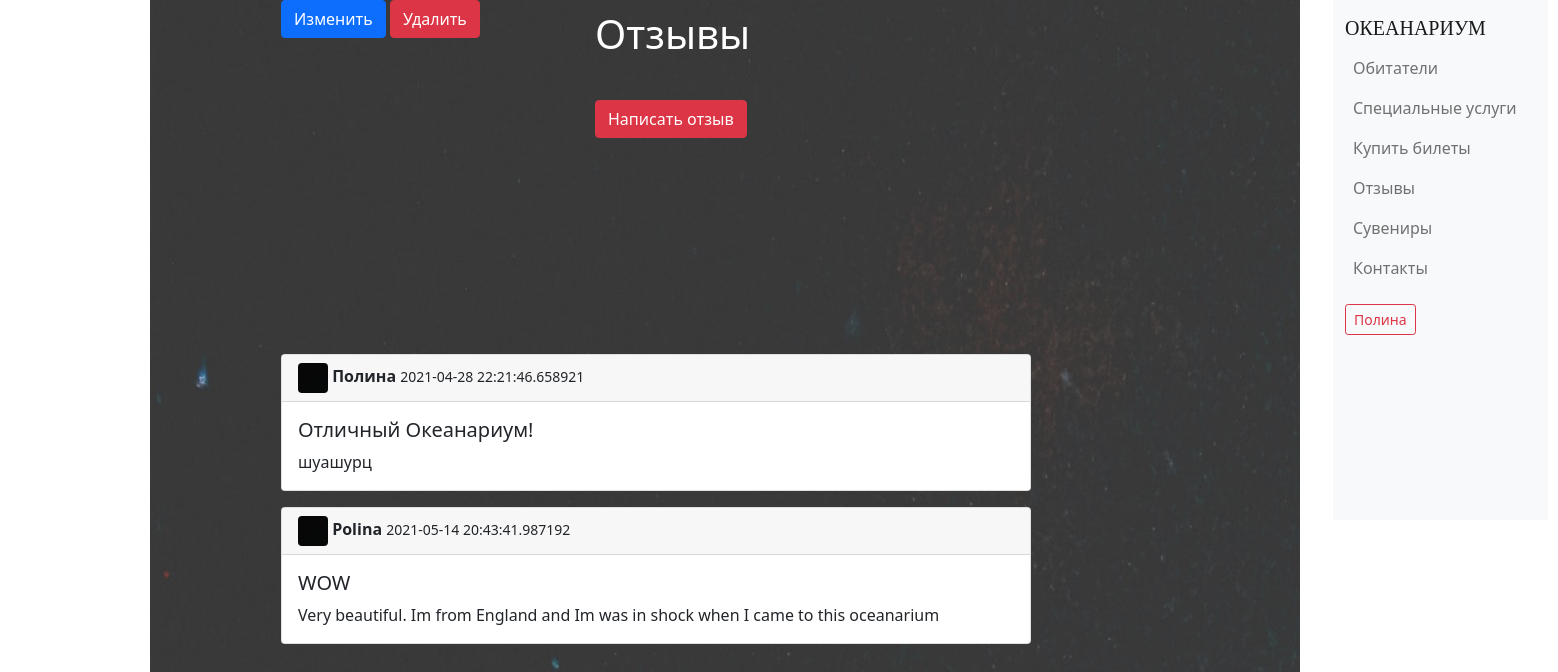
The page /reviews (signed in) on the database its author committed.
### data/reviews.py (models this page shows)
class Reviews(SqlAlchemyBase, SerializerMixin):
    __tablename__ = 'reviews'
    id = sqlalchemy.Column(sqlalchemy.Integer,
                           primary_key=True, autoincrement=True)
    title = sqlalchemy.Column(sqlalchemy.String, nullable=True)
    content = sqlalchemy.Column(sqlalchemy.String, nullable=True)
    created_date = sqlalchemy.Column(sqlalchemy.DateTime,
                                     default=datetime.datetime.now)
    user_id = sqlalchemy.Column(sqlalchemy.Integer,
                                sqlalchemy.ForeignKey("users.id"))
    user = orm.relation('User')

### data/users.py (models this page shows, shortened)
class User(SqlAlchemyBase, UserMixin, SerializerMixin):
    __tablename__ = 'users'
    id = sqlalchemy.Column(sqlalchemy.Integer,
                           primary_key=True, autoincrement=True)
    name = sqlalchemy.Column(sqlalchemy.String, nullable=True)
    surname = sqlalchemy.Column(sqlalchemy.String, nullable=True)
    age = sqlalchemy.Column(sqlalchemy.Integer, nullable=True)
    email = sqlalchemy.Column(sqlalchemy.String,
                              index=True, unique=True, nullable=True)
    hashed_password = sqlalchemy.Column(sqlalchemy.String, nullable=True, unique=True)
    modified_date = sqlalchemy.Column(sqlalchemy.DateTime, default=datetime.datetime.now)
    reviews = orm.relation("Reviews", back_populates='user')

### main.py (the view)
@app.route("/reviews")  # окно с отзывами
def reviews():
    rev = url_for('static', filename='img/octopus_back.png')
    db_sess = db_session.create_session()
    reviews = db_sess.query(Reviews).all()
    return render_template("reviews.html", reviews=reviews, title='Отзывы', rev=rev)

### data/db_session.py (called while the page is built)
def create_session() -> Session:
    global __factory
    return __factory()

### main.py (called while the page is built)
@login_manager.user_loader
def load_user(user_id):
    db_sess = db_session.create_session()
    return db_sess.query(User).get(user_id)

### templates/reviews.html (shortened to what this page needs)
{% extends "base.html" %}
{% block content %}
<body>
<div class="kard">
</div>
<h1>Отзывы</h1>
{% if current_user.is_authenticated %}
<div class="napis">
<a href="/add_reviews" class="btn btn-danger">Написать отзыв</a>
</div>
{% else %}
<h2>Чтобы оставить отзыв - зарегистрируйтесь или войдите</h2>
{% endif %}
{% for item in reviews%}
{% if current_user.is_authenticated and current_user == item.user %}
    <div class="edit">
        <a href="/add_reviews/{{ item.id }}" class="btn btn-primary">
            Изменить
        </a>
        <a href="/reviews_delete/{{ item.id }}" class="btn btn-danger">
            Удалить
        </a>
    </div>
{% endif %}
<div class="card">
  <div class="card-header">
      <img src="{{ rev }}" class="rounded mr-2" alt="..." height="30" width="30">
    <strong class="mr-auto">{{item.user.name}}</strong>
    <small>{{item.created_date}}</small>
  </div>
  <div class="card-body">
    <h5 class="card-title">{{item.title}}</h5>
    <p class="card-text">{{item.content}}</p>
  </div>
</div>
{% endfor %}
{% endblock %}

### templates/base.html (shortened to what this page needs)
<!DOCTYPE html>
<html lang="en">
<head>
                    <link rel="stylesheet"
                            href="https://cdn.jsdelivr.net/npm/bootstrap@5.0.0-beta1/dist/css/bootstrap.min.css"
>
</head>
<body>
    <main role="main" class="container">
    {% block content %}{% endblock %}
</main>
    <div class="row">
                <div class="col-md-4 col-lg-3 navbar-container bg-light">
        <nav class="navbar navbar-expand-md navbar-light">
          <a class="navbar-brand" href="/">ОКЕАНАРИУМ</a>
          <div class="collapse navbar-collapse" id="navbar">
            <ul class="navbar-nav">
              <li class="nav-item">
              <a class="nav-link" href="/inhabitants">Обитатели</a>
              </li>
              <li class="nav-item">
              <a class="nav-link" href="/services">Специальные услуги</a>
              </li>
              <li class="nav-item">
              <a class="nav-link" href="/tickets">Купить билеты</a>
              </li>
              <li class="nav-item">
              <a class="nav-link" href="/reviews">Отзывы</a>
              </li>
              <li class="nav-item">
              <a class="nav-link" href="/souvenirs">Сувениры</a>
              </li>
                <li class="nav-item">
              <a class="nav-link" href="/contacts">Контакты</a>
              </li>
            </ul>
          </div>
            {% if current_user.is_authenticated %}
            <div>
    <a class="btn btn-outline-danger btn-sm" role="button" aria-pressed="true" href="/logout">{{ current_user.name }}</a>
            </div>
{% endif %}
        </nav>
      </div>
</div>
</body>
</html>

### templates/base.html (style rules this page uses)
@media (min-width: 700px) { .navbar-container { position: sticky; width: 215px !important; top: 0px; left: 2000px; overflow-y: auto; height: 65vh; } }
@media (min-width: 700px) { .row { position: absolute; top: 0px; left: 1345px; } }
@media (min-width: 700px) { .navbar-container .navbar-brand { font-family: SovMod; font-style: normal; font-weight: normal; } }
@media (min-width: 700px) { .navbar-container .navbar { align-items: flex-start; justify-content: flex-start; flex-wrap: nowrap; flex-direction: column; height: 100%; } }
@media (min-width: 700px) { .navbar-container .navbar-collapse { align-items: flex-start; } }
@media (min-width: 700px) { .navbar-container .navbar-nav { flex-direction: column !important; } }

### templates/reviews.html (style rules this page uses)
body { background-image: url('static/img/kumiko-shimizu-SjcrpttvjiE-unsplash.jpg'); background-size: 1500px; }
html { overflow-x: hidden; }
h1 { position: absolute; top: 10px; left: 595px; font-style: normal; font-weight: normal; color: #FFFFFF; }
.kard { position: fixed; top: 0px; left: 150px; opacity: 0.8; }
.card { width: 750px; top: 300px; left: 150px; }
.napis { position: absolute; top: 100px; left: 595px; }
.edit { position: relative; left: 150px; }

### rows shown on the page
Reviews: user.name "Полина", created_date "2021-04-28 22:21:46.658921", title "Отличный Океанариум!", content "шуашурц"
Reviews: user.name "Polina", created_date "2021-05-14 20:43:41.987192", title "WOW", content "Very beautiful. Im from England and Im was in shock when I came to this oceanarium"
User: name "Полина"
